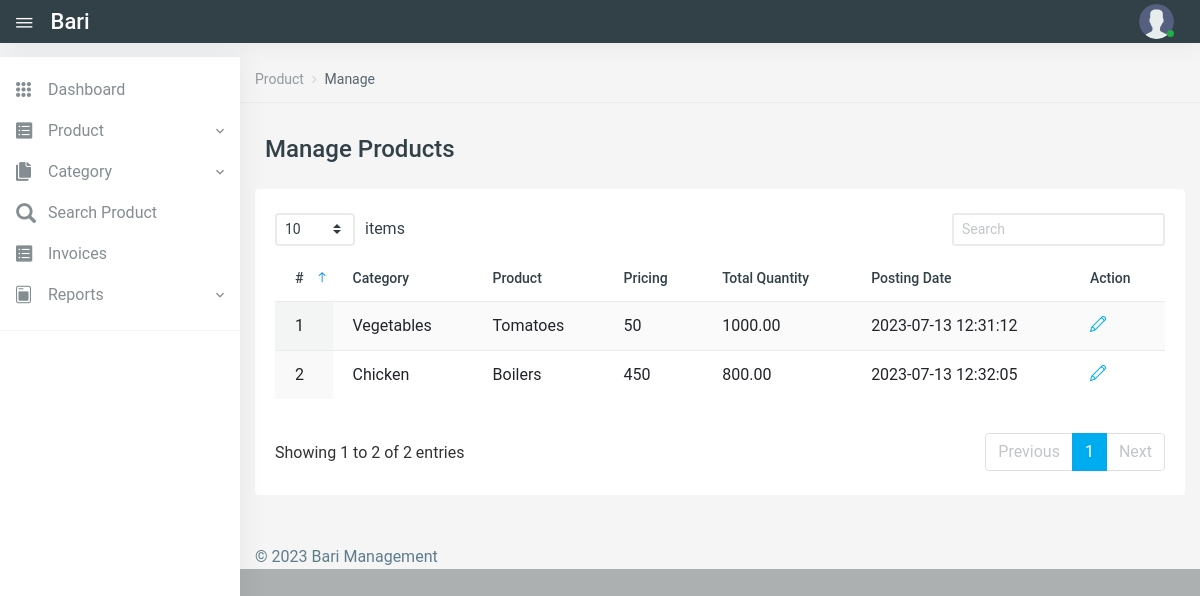
The page /Kisan/manage-products.php (signed in) on the database its author committed.
### tables this page shows
CREATE TABLE `products` (
  `id` int(11) NOT NULL,
  `CategoryName` varchar(150) DEFAULT NULL,
  `ProductName` varchar(150) DEFAULT NULL,
  `ProductPrice` decimal(10,0) DEFAULT current_timestamp(),
  `LeftQuantity` decimal(10,2) DEFAULT NULL,
  `TotalQuantity` decimal(10,2) DEFAULT NULL,
  `PostingDate` timestamp NOT NULL DEFAULT current_timestamp() ON UPDATE current_timestamp(),
  `UpdationDate` timestamp NULL DEFAULT NULL ON UPDATE current_timestamp()
);

### Kisan/manage-products.php (the view, shortened to what this page needs)
<?php
include('includes/config.php');
if (strlen($_SESSION['user_id'] == 0)) {
    header('location:logout.php');
} else {
?>
    <!DOCTYPE html>
    <html lang="en">
    <head>
        <link href="vendors/datatables.net-dt/css/jquery.dataTables.min.css" rel="stylesheet" type="text/css" />
        <link href="vendors/datatables.net-responsive-dt/css/responsive.dataTables.min.css" rel="stylesheet" type="text/css" />
        <link href="vendors/jquery-toggles/css/toggles.css" rel="stylesheet" type="text/css">
        <link href="vendors/jquery-toggles/css/themes/toggles-light.css" rel="stylesheet" type="text/css">
        <link href="dist/css/style.css" rel="stylesheet" type="text/css">
    </head>
    <body>
        <div class="hk-wrapper hk-vertical-nav">
            <?php include_once('includes/navbar.php');
            include_once('includes/sidebar.php');
            ?>
            <div class="hk-pg-wrapper">
                <nav class="hk-breadcrumb" aria-label="breadcrumb">
                    <ol class="breadcrumb breadcrumb-light bg-transparent">
                        <li class="breadcrumb-item"><a href="#">Product</a></li>
                        <li class="breadcrumb-item active" aria-current="page">Manage</li>
                    </ol>
                </nav>
                <div class="container">
                    <div class="hk-pg-header">
                        <h4 class="hk-pg-title"><span class="pg-title-icon"><span class="feather-icon"><i data-feather="database"></i></span></span>Manage Products</h4>
                    </div>
                    <div class="row">
                        <div class="col-xl-12">
                            <section class="hk-sec-wrapper">
                                <div class="row">
                                    <div class="col-sm">
                                        <div class="table-wrap">
                                            <table id="datable_1" class="table table-hover w-100 display pb-30">
                                                <thead>
                                                    <tr>
                                                        <th>#</th>
                                                        <th>Category</th>
                                                        <th>Product</th>
                                                        <th>Pricing</th>
                                                        <th>Total Quantity</th>
                                                        <th>Posting Date</th>
                                                        <th>Action</th>
                                                    </tr>
                                                </thead>
                                                <tbody>
                                                    <?php
                                                    $rno = mt_rand(10000, 99999);
                                                    $query = mysqli_query($con, "select * from products");
                                                    $cnt = 1;
                                                    while ($row = mysqli_fetch_array($query)) {
                                                    ?>
                                                        <tr>
                                                            <td><?php echo $cnt; ?></td>
                                                            <td><?php echo $row['CategoryName']; ?></td>
                                                            <td><?php echo $row['ProductName']; ?></td>
                                                            <td><?php echo $row['ProductPrice']; ?></td>
                                                            <td><?php echo $row['TotalQuantity']; ?></td>
                                                            <td><?php echo $row['PostingDate']; ?></td>
                                                            <td>
                                                                <a href="edit-product.php?pid=<?php echo base64_encode($row['id'] . $rno); ?>" class="mr-25" data-toggle="tooltip" data-original-title="Edit"> <i class="icon-pencil"></i></a>
                                                            </td>
                                                        </tr>
                                                    <?php
                                                        $cnt++;
                                                    } ?>
                                                </tbody>
                                            </table>
                                        </div>
                                    </div>
                                </div>
                            </section>
                        </div>
                    </div>
                </div>
                <?php include_once('includes/footer.php'); ?>
            </div>
        </div>
    </body>
    </html>
<?php } ?>

### Kisan/includes/navbar.php (shortened to what this page needs)
<nav class="navbar navbar-expand-xl navbar-dark bg-dark fixed-top hk-navbar">
    <a id="navbar_toggle_btn" class="navbar-toggle-btn nav-link-hover" href="javascript:void(0);"><i class="ion ion-ios-menu"></i></a>
    <a class="navbar-brand" href="dashboard.php">Bari</a>
    <ul class="navbar-nav hk-navbar-content">
        <li class="nav-item dropdown dropdown-authentication">
            <a class="nav-link dropdown-toggle no-caret" href="#" role="button" data-toggle="dropdown" aria-haspopup="true" aria-expanded="false">
                <div class="media">
                    <div class="media-img-wrap">
                        <div class="avatar">
                            <img src="dist/img/user.png" alt="user" class="avatar-img rounded-circle">
                        </div>
                        <span class="badge badge-success badge-indicator"></span>
                    </div>
                </div>
            </a>
        </li>
    </ul>
</nav>

### Kisan/includes/sidebar.php (shortened to what this page needs)
<nav class="hk-nav hk-nav-light">
    <div class="nicescroll-bar">
        <div class="navbar-nav-wrap">
            <ul class="navbar-nav flex-column">
                <li class="nav-item">
                    <a class="nav-link" href="dashboard.php">
                        <i class="ion ion-ios-keypad"></i>
                        <span class="nav-link-text">Dashboard</span>
                    </a>
                </li>
                <li class="nav-item">
                    <a class="nav-link" href="javascript:void(0);" data-toggle="collapse" data-target="#product_drp">
                        <i class="ion ion-ios-list-box"></i>
                        <span class="nav-link-text">Product</span></a>
                </li>
                <li class="nav-item">
                    <a class="nav-link" href="javascript:void(0);" data-toggle="collapse" data-target="#cats_drp">
                        <i class="ion ion-ios-copy"></i>
                        <span class="nav-link-text">Category</span></a>
                </li>
                <li class="nav-item">
                    <a class="nav-link" href="search-product.php">
                        <i class="glyphicon glyphicon-search"></i>
                        <span class="nav-link-text">Search Product</span>
                    </a>
                </li>
                <li class="nav-item">
                    <a class="nav-link" href="invoices.php">
                        <i class="ion ion-ios-list-box"></i>
                        <span class="nav-link-text">Invoices</span>
                    </a>
                </li>
                <li class="nav-item">
                    <a class="nav-link" href="javascript:void(0);" data-toggle="collapse" data-target="#reports_drp">
                        <i class="ion ion-ios-today"></i>
                        <span class="nav-link-text">Reports</span></a>
                </li>
            </ul>
            <hr class="nav-separator">
        </div>
    </div>
</nav>

### Kisan/includes/footer.php
<div class="hk-footer-wrap container">
    <footer class="footer">
        <div class="row">
            <div class="col-md-6 col-sm-12">
                © <?php echo date("Y"); ?> Bari Management
            </div>
        </div>
    </footer>
</div>

### rows shown on the page
products: CategoryName "Vegetables", ProductName "Tomatoes", ProductPrice "50", TotalQuantity "1000.00", PostingDate "2023-07-13 12:31:12"
products: CategoryName "Chicken", ProductName "Boilers", ProductPrice "450", TotalQuantity "800.00", PostingDate "2023-07-13 12:32:05"
